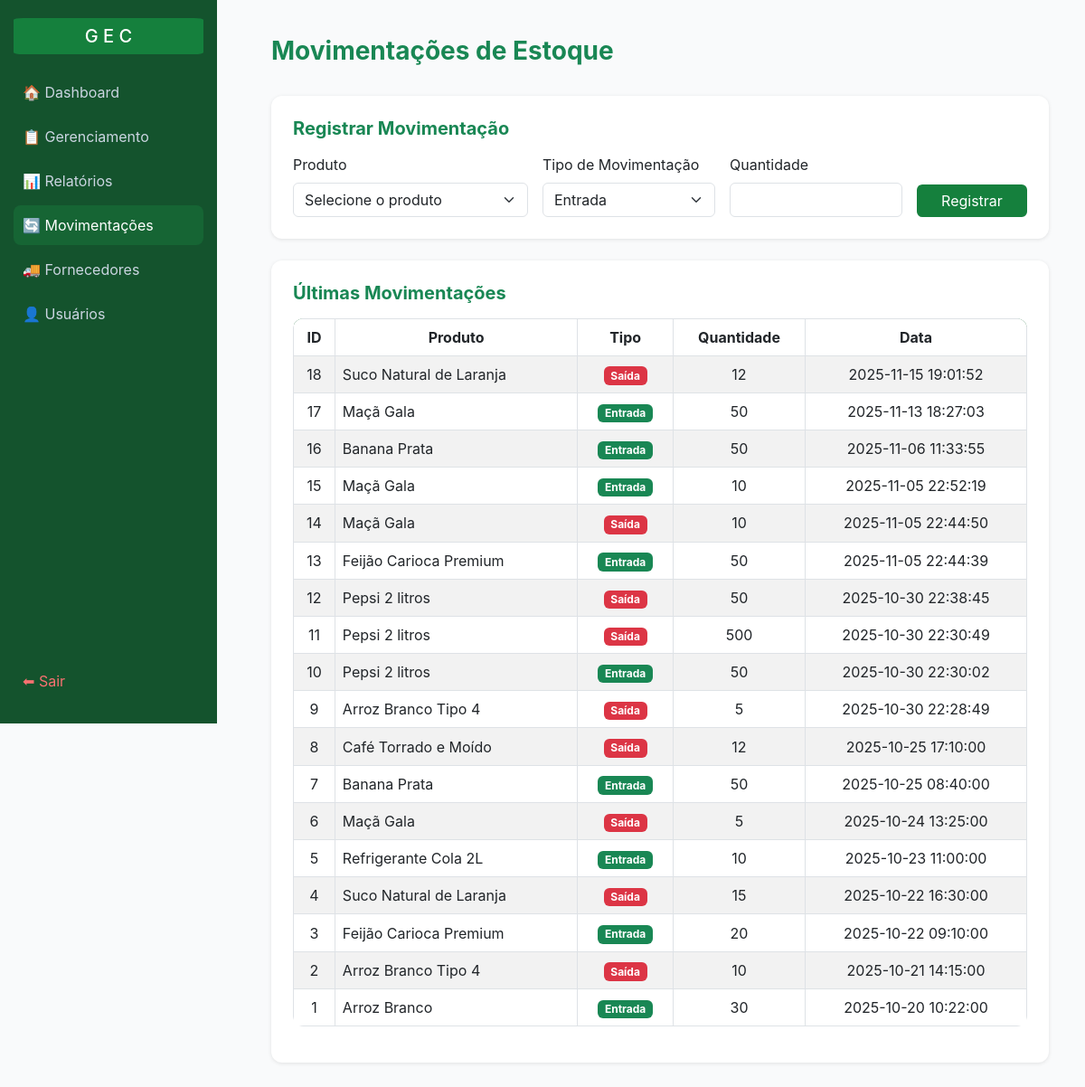
Page /movimentacoes (signed in) on the earlier database version.
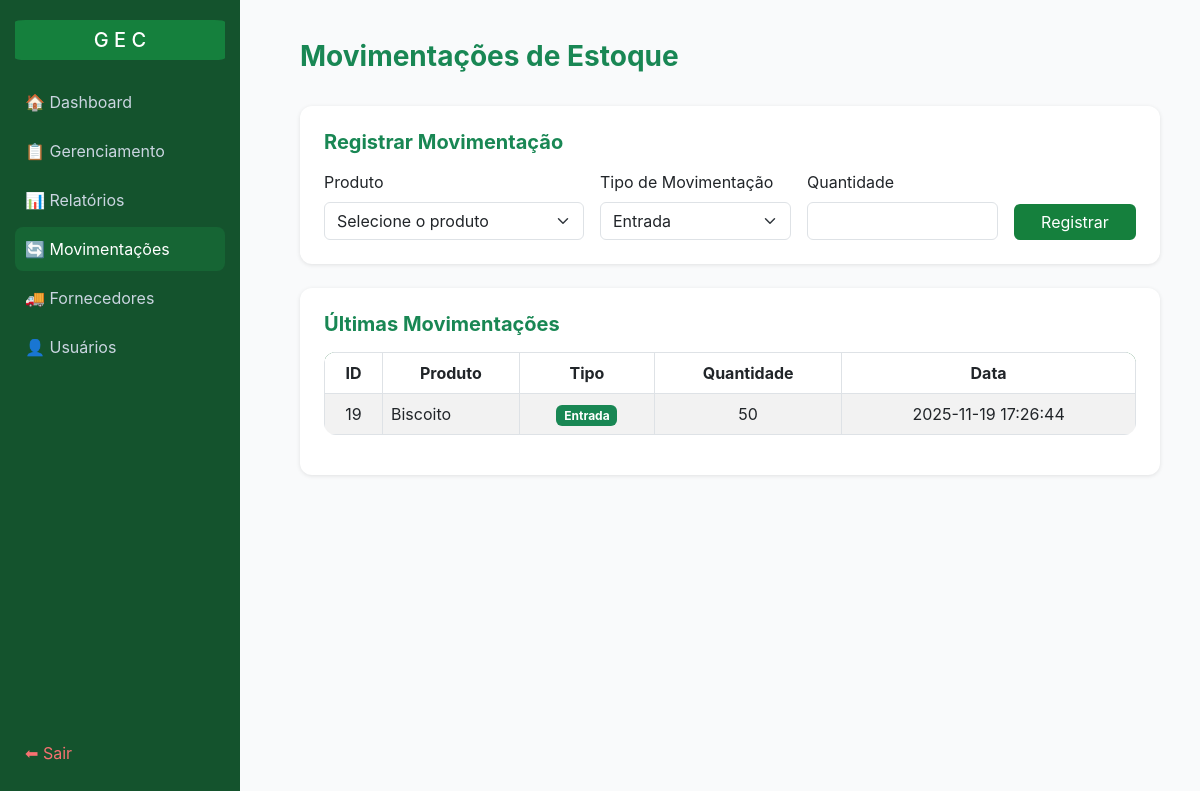
Same page on the later database version.
### tables this page shows
CREATE TABLE "movimentacoes" (
	"id"	INTEGER,
	"produto_id"	INTEGER,
	"tipo"	TEXT,
	"quantidade"	INTEGER,
	"data"	TIMESTAMP DEFAULT CURRENT_TIMESTAMP,
	PRIMARY KEY("id" AUTOINCREMENT)
);

CREATE TABLE "produtos" (
	"id"	INTEGER,
	"nome"	TEXT NOT NULL,
	"descricao"	TEXT,
	"codigo"	NUMERIC UNIQUE,
	"categoria"	TEXT,
	"preco"	REAL NOT NULL,
	"fornecedor_id"	INTEGER,
	"data_validade"	TEXT NOT NULL,
	"status_validade"	TEXT DEFAULT 'válido',
	"ativo"	INTEGER DEFAULT 1,
	PRIMARY KEY("id" AUTOINCREMENT),
	FOREIGN KEY("fornecedor_id") REFERENCES "fornecedores"("id")
);

### app.py (the view, shortened to what this page needs)
@app.route("/movimentacoes", methods=["GET", "POST"])
@login_required
def movimentacao():
    conn = conectar()
    cur = conn.cursor()
    movimentos = cur.execute("""
        SELECT m.id, m.tipo, m.quantidade, m.data, p.nome AS produto_nome
        FROM movimentacoes m
        LEFT JOIN produtos p ON m.produto_id = p.id
        ORDER BY m.data DESC LIMIT 50
    """).fetchall()
    produtos = cur.execute("SELECT id, nome FROM produtos WHERE ativo=1").fetchall()
    conn.close()
    return render_template("outros/mov.html", produtos=produtos, movimentos=movimentos)

### app.py (called while the page is built)
def login_required(f):
    @wraps(f)
    def wrapper(*args, **kwargs):
        if not session.get("usuario"):
            flash("Faça login primeiro!")
            return redirect(url_for("login"))
        return f(*args, **kwargs)
    return wrapper

### data/db.py (called while the page is built)
def conectar():
    return sqlite3.connect("data/estoque.db")

### templates/outros/mov.html (shortened to what this page needs)
<!DOCTYPE html>
<html lang="pt-BR">
<head>
  <link href="https://cdn.jsdelivr.net/npm/bootstrap@5.3.0/dist/css/bootstrap.min.css" rel="stylesheet">
</head>
<body>
   <div class="sidebar">
    <div>
      <h5>G E C</h5>
      <a href="{{ url_for('home') }}">🏠 Dashboard</a>
      <a href="{{ url_for('gerenciamento') }}">📋 Gerenciamento</a>
      <a href="{{ url_for('relatorios') }}">📊 Relatórios</a>
      <a href="{{ url_for('movimentacao') }}" class="active">🔄 Movimentações</a>
      {% if session.perfil == "admin" %}
      <a href="{{ url_for('listar_forn') }}">🚚 Fornecedores</a>
      <a href="{{ url_for('listar_usuarios') }}">👤 Usuários</a>
      {% endif %}
    </div>
    <div>
      <a href="{{ url_for('login') }}" class="logout" style="color:#f87171">⬅ Sair</a>
    </div>
  </div>
  <div class="content">
    <div class="d-flex justify-content-between align-items-center mb-4">
      <h3 class="fw-bold text-success">Movimentações de Estoque</h3>
    </div>
    <div class="card p-4 mb-4">
      <h5 class="fw-bold text-success mb-3">Registrar Movimentação</h5>
      <form method="POST" class="row g-3">
        <div class="col-md-4">
          <label class="form-label">Produto</label>
          <select name="produto_id" class="form-select" required>
            <option value="" disabled selected>Selecione o produto</option>
          </select>
        </div>
        <div class="col-md-3">
          <label class="form-label">Tipo de Movimentação</label>
          <select name="tipo" class="form-select" required>
            <option value="entrada">Entrada</option>
          </select>
        </div>
        <div class="col-md-3">
          <label class="form-label">Quantidade</label>
          <input type="number" name="quantidade" class="form-control" min="1" required>
        </div>
        <div class="col-md-2 d-flex align-items-end">
          <button type="submit" class="btn btn-success w-100">Registrar</button>
        </div>
      </form>
    </div>
    <div class="card p-4">
      <h5 class="fw-bold text-success mb-3">Últimas Movimentações</h5>
      <div class="table-responsive">
        <table class="table table-striped table-bordered align-middle">
          <thead>
            <tr class="text-center">
              <th>ID</th>
              <th>Produto</th>
              <th>Tipo</th>
              <th>Quantidade</th>
              <th>Data</th>
            </tr>
          </thead>
          <tbody>
            {% if movimentos %}
              {% for m in movimentos %}
              <tr>
                <td class="text-center">{{ m[0] }}</td>
                <td>{{ m[4] }}</td>
                <td class="text-center">
                  {% if m[1] == 'entrada' %}
                    <span class="badge bg-success">Entrada</span>
                  {% else %}
                    <span class="badge bg-danger">Saída</span>
                  {% endif %}
                </td>
                <td class="text-center">{{ m[2] }}</td>
                <td class="text-center">{{ m[3] }}</td>
              </tr>
              {% endfor %}
            {% else %}
              <tr>
                <td colspan="5" class="text-center text-muted">Nenhuma movimentação registrada.</td>
              </tr>
            {% endif %}
          </tbody>
        </table>
      </div>
    </div>
  </div>
</body>
</html>

Differences in the rows shown:
removed movimentacoes: id "18", nome "Suco Natural de Laranja", tipo "Saída", quantidade "12", data "2025-11-15 19:01:52"
removed movimentacoes: id "17", nome "Maçã Gala", tipo "Entrada", quantidade "50", data "2025-11-13 18:27:03"
removed movimentacoes: id "16", nome "Banana Prata", tipo "Entrada", quantidade "50", data "2025-11-06 11:33:55"
removed movimentacoes: id "15", nome "Maçã Gala", tipo "Entrada", quantidade "10", data "2025-11-05 22:52:19"
removed movimentacoes: id "14", nome "Maçã Gala", tipo "Saída", quantidade "10", data "2025-11-05 22:44:50"
removed movimentacoes: id "13", nome "Feijão Carioca Premium", tipo "Entrada", quantidade "50", data "2025-11-05 22:44:39"
removed movimentacoes: id "12", nome "Pepsi 2 litros", tipo "Saída", quantidade "50", data "2025-10-30 22:38:45"
removed movimentacoes: id "11", nome "Pepsi 2 litros", tipo "Saída", quantidade "500", data "2025-10-30 22:30:49"
removed movimentacoes: id "10", nome "Pepsi 2 litros", tipo "Entrada", quantidade "50", data "2025-10-30 22:30:02"
removed movimentacoes: id "9", nome "Arroz Branco Tipo 4", tipo "Saída", quantidade "5", data "2025-10-30 22:28:49"
removed movimentacoes: id "8", nome "Café Torrado e Moído", tipo "Saída", quantidade "12", data "2025-10-25 17:10:00"
removed movimentacoes: id "7", nome "Banana Prata", tipo "Entrada", quantidade "50", data "2025-10-25 08:40:00"
removed movimentacoes: id "6", nome "Maçã Gala", tipo "Saída", quantidade "5", data "2025-10-24 13:25:00"
removed movimentacoes: id "5", nome "Refrigerante Cola 2L", tipo "Entrada", quantidade "10", data "2025-10-23 11:00:00"
removed movimentacoes: id "4", nome "Suco Natural de Laranja", tipo "Saída", quantidade "15", data "2025-10-22 16:30:00"
removed movimentacoes: id "3", nome "Feijão Carioca Premium", tipo "Entrada", quantidade "20", data "2025-10-22 09:10:00"
removed movimentacoes: id "2", nome "Arroz Branco Tipo 4", tipo "Saída", quantidade "10", data "2025-10-21 14:15:00"
removed movimentacoes: id "1", nome "Arroz Branco", tipo "Entrada", quantidade "30", data "2025-10-20 10:22:00"
added movimentacoes: id "19", nome "Biscoito", tipo "Entrada", quantidade "50", data "2025-11-19 17:26:44"
